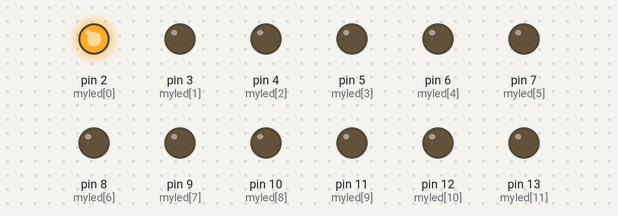
This sketch was run on a simulated Arduino Uno, built with avr-gcc and run on an emulated ATmega328P. Shown: output pins drawn as LEDs (lit = HIGH).

Above: at 0.1 s.
At 4.1 s:
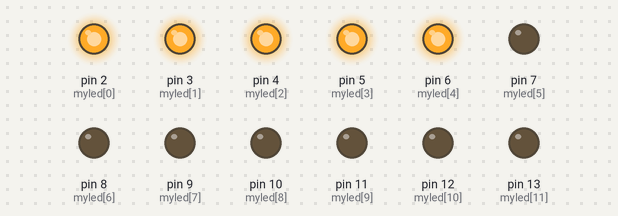
At 9.1 s:
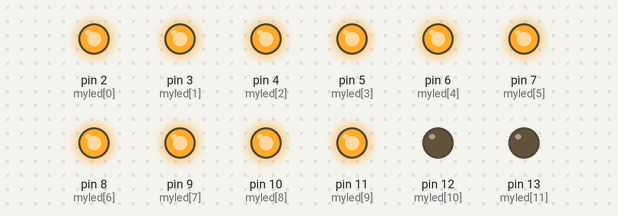
At 19.1 s:
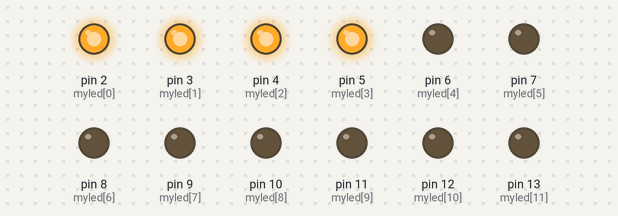
At 29.1 s:
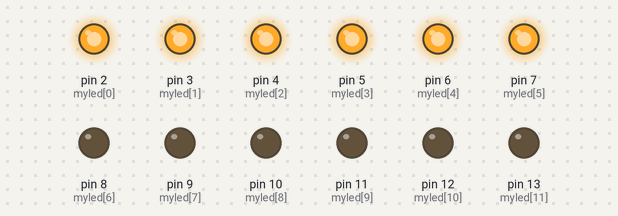
At 39.1 s:
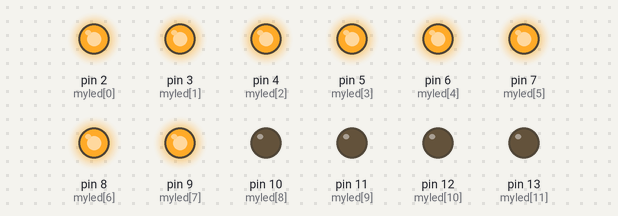
Timing chart, 0 to 40.0 s (numbered marks = the images above):
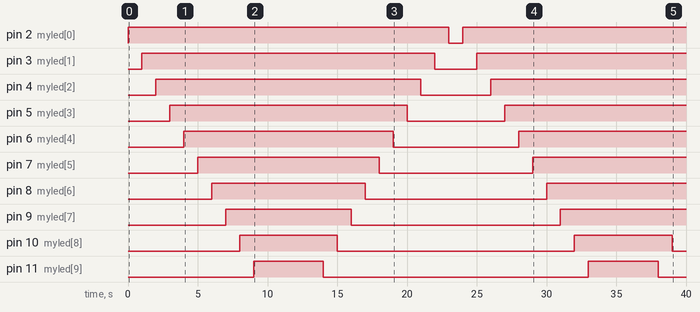

The sketch:

CODE.ino
```cpp
//************************Joshua's Workshop*********************//
//****************YTsubscribe @Joshua Kennedy*******************//

int myled[] = {2, 3, 4, 5, 6, 7, 8, 9, 10, 11, 12, 13};
int num_of_leds;
void setup() {
  num_of_leds = sizeof(myled) / sizeof(int);
  for (int j = 0; j < num_of_leds; j++) {
    pinMode(myled[j], OUTPUT);
  }
}

void loop() {
  for (int j = 0; j < num_of_leds; j++) {
    digitalWrite(myled[j], HIGH);
    delay(1000);
  }
  for (int j = num_of_leds; j > 0; j--) {
    digitalWrite(myled[j - 1], LOW);
    delay(1000);
  }
}


//--------------------------------------------------------------------//
//Replace the above void loop() function with one of the pattern  below//
//--------------------------------------------------------------------//

//
//void loop() {
//  for (int j = 0; j < num_of_leds; j++) {
//    digitalWrite(myled[j], HIGH);
//  }
//}

//TURN OFF ALL LEDs
//void loop() {
//  for (int j = 0; j < num_of_leds; j++) {
//    digitalWrite(myled[j], LOW);
//  }
//}

//LEFT TO RIGHT
//void loop() {
//  for (int j = 0; j < num_of_leds; j++) {
//    digitalWrite(myled[j], HIGH);
//    delay(1000);
//    digitalWrite(myled[j], LOW);
//  }
//}

//RIGHT TO LEFT
//void loop() {
//  for (int j = num_of_leds; j > 0; j--) {
//    digitalWrite(myled[j - 1], HIGH);
//    delay(1000);
//    digitalWrite(myled[j - 1], LOW);
//  }
//}

//LEFT TO RIGHT FILL
//void loop() {
//  for (int j = 0; j < num_of_leds; j++) {
//    digitalWrite(myled[j], HIGH);
//    delay(1000);
//  }
//  for (int j = num_of_leds; j > 0; j--) {
//    digitalWrite(myled[j - 1], LOW);
//    delay(1000);
//  }
//}

//RIGHT TO LEFT FILL
//void loop() {
//  ledonn();
//  delay(1000);
//  for (int j = 0; j < num_of_leds; j++) {
//    digitalWrite(myled[j], LOW);
//    delay(1000);
//  }
//  for (int j = num_of_leds; j > 0; j--) {
//    digitalWrite(myled[j - 1], HIGH);
//    delay(1000);
//  }
//  ledoff();
//}

//ALTERNATE LEDs
//void loop() {
//  for (int j = 0; j < num_of_leds; j = j + 2) {
//    digitalWrite(myled[j], HIGH);
//    digitalWrite(myled[j + 1], LOW);
//  }
//  delay(1000);
//  for (int j = 0; j < num_of_leds; j = j + 2) {
//    digitalWrite(myled[j], LOW);
//    digitalWrite(myled[j + 1], HIGH);
//  }
//  delay(1000);
//}

//OSCILLATING LEDs
//void loop() {   //osc
//  for (int j = 0; j < num_of_leds; j++) {
//    digitalWrite(myled[j], HIGH);
//    delay(1000);
//    digitalWrite(myled[j], LOW);
//  }
//  delay(1000);
//  for (int j = num_of_leds; j > 0; j--) {
//    digitalWrite(myled[j - 1], HIGH);
//    delay(1000);
//    digitalWrite(myled[j - 1], LOW);
//  }
//}

//INSIDE
//void loop() {
//  for (int j = 0; j < num_of_leds / 2; j++) {
//    digitalWrite(myled[j], HIGH);
//    digitalWrite(myled[num_of_leds - 1 - j], HIGH);
//    delay(1000);
//    digitalWrite(myled[j], LOW);
//    digitalWrite(myled[num_of_leds - 1 - j], LOW);
//  }
//}

//OUTSIDE
//void loop()
//{
//  for (int j = (num_of_leds / 2) - 1; j >= 0 ; j--)
//  {
//    digitalWrite(myled[j], HIGH);
//    digitalWrite(myled[num_of_leds - 1 - j], HIGH);
//    delay(1000);
//    digitalWrite(myled[j], LOW);
//    digitalWrite(myled[num_of_leds - 1 - j], LOW);
//  }
//}

//LEFT TO RIGHT 3 LEDs
//void loop() {
//  for (int j = 0; j < num_of_leds + 3; j++) {
//    if (j <= num_of_leds) {
//      digitalWrite(myled[j], HIGH);
//    }
//    if (j > 2) {
//      digitalWrite(myled[j - 3], LOW);
//    }
//    delay(1000);
//  }
//}

//OSCILLATING 3 LEDs
//void loop() {
//  for (int j = 2; j < num_of_leds; j++) {
//    if (j == 2) {
//      digitalWrite(myled[0], HIGH);
//      digitalWrite(myled[1], HIGH);
//    }
//    digitalWrite(myled[j], HIGH);
//    digitalWrite(myled[j - 3], LOW);
//    delay(1000);
//  }
//  for (int j = num_of_leds - 4; j > -1; j--) {
//    digitalWrite(myled[j], HIGH);
//    digitalWrite(myled[j + 3], LOW);
//    delay(1000);
//  }
//}
```

Measured:
- by itself, pin 2 (myled[0]): LOW → HIGH at 0.00 s, → LOW 23.0 s later, → HIGH 1.0 s later
- by itself, pin 3 (myled[1]): LOW → HIGH at 1.0 s, → LOW 21.0 s later, → HIGH 3.0 s later
- by itself, pin 4 (myled[2]): LOW → HIGH at 2.0 s, → LOW 19.0 s later, → HIGH 5.0 s later
- by itself, pin 5 (myled[3]): LOW → HIGH at 3.0 s, → LOW 17.0 s later, → HIGH 7.0 s later
- by itself, pin 6 (myled[4]): LOW → HIGH at 4.0 s, → LOW 15.0 s later, → HIGH 9.0 s later
- by itself, pin 7 (myled[5]): LOW → HIGH at 5.0 s, → LOW 13.0 s later, → HIGH 11.0 s later
- by itself, pin 8 (myled[6]): LOW → HIGH at 6.0 s, → LOW 11.0 s later, → HIGH 13.0 s later
- by itself, pin 9 (myled[7]): LOW → HIGH at 7.0 s, → LOW 9.0 s later, → HIGH 15.0 s later
